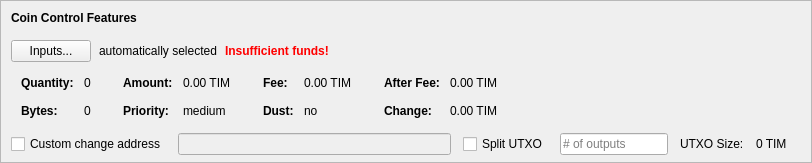
    <widget class="QFrame" name="frameCoinControl">
     <property name="sizePolicy">
      <sizepolicy hsizetype="Expanding" vsizetype="Expanding">
       <horstretch>0</horstretch>
       <verstretch>0</verstretch>
      </sizepolicy>
     </property>
     <property name="maximumSize">
      <size>
       <width>16777215</width>
       <height>16777215</height>
      </size>
     </property>
     <property name="frameShape">
      <enum>QFrame::StyledPanel</enum>
     </property>
     <property name="frameShadow">
      <enum>QFrame::Sunken</enum>
     </property>
     <layout class="QVBoxLayout" name="verticalLayoutCoinControl2">
      <property name="spacing">
       <number>0</number>
      </property>
      <property name="leftMargin">
       <number>0</number>
      </property>
      <property name="topMargin">
       <number>0</number>
      </property>
      <property name="rightMargin">
       <number>0</number>
      </property>
      <property name="bottomMargin">
       <number>6</number>
      </property>
      <item>
       <layout class="QVBoxLayout" name="verticalLayoutCoinControl" stretch="0,0,0,0,1">
        <property name="spacing">
         <number>0</number>
        </property>
        <property name="leftMargin">
         <number>10</number>
        </property>
        <property name="topMargin">
         <number>10</number>
        </property>
        <item>
         <layout class="QHBoxLayout" name="horizontalLayoutCoinControl1">
          <property name="bottomMargin">
           <number>15</number>
          </property>
          <item>
           <widget class="QLabel" name="labelCoinControlFeatures">
            <property name="sizePolicy">
             <sizepolicy hsizetype="Preferred" vsizetype="Maximum">
              <horstretch>0</horstretch>
              <verstretch>0</verstretch>
             </sizepolicy>
            </property>
            <property name="font">
             <font>
              <weight>75</weight>
              <bold>true</bold>
             </font>
            </property>
            <property name="styleSheet">
             <string notr="true">font-weight:bold;</string>
            </property>
            <property name="text">
             <string>Coin Control Features</string>
            </property>
           </widget>
          </item>
         </layout>
        </item>
        <item>
         <layout class="QHBoxLayout" name="horizontalLayoutCoinControl2" stretch="0,0,0,0">
          <property name="spacing">
           <number>8</number>
          </property>
          <property name="bottomMargin">
           <number>10</number>
          </property>
          <item>
           <widget class="QPushButton" name="pushButtonCoinControl">
            <property name="styleSheet">
             <string notr="true"/>
            </property>
            <property name="text">
             <string>Inputs...</string>
            </property>
            <property name="autoDefault">
             <bool>false</bool>
            </property>
           </widget>
          </item>
          <item>
           <widget class="QLabel" name="labelCoinControlAutomaticallySelected">
            <property name="text">
             <string>automatically selected</string>
            </property>
            <property name="margin">
             <number>5</number>
            </property>
           </widget>
          </item>
          <item>
           <widget class="QLabel" name="labelCoinControlInsuffFunds">
            <property name="font">
             <font>
              <weight>75</weight>
              <bold>true</bold>
             </font>
            </property>
            <property name="styleSheet">
             <string notr="true">color:red;font-weight:bold;</string>
            </property>
            <property name="text">
             <string>Insufficient funds!</string>
            </property>
            <property name="margin">
             <number>5</number>
            </property>
           </widget>
          </item>
          <item>
           <spacer name="horizontalSpacerCoinControl">
            <property name="orientation">
             <enum>Qt::Horizontal</enum>
            </property>
            <property name="sizeHint" stdset="0">
             <size>
              <width>40</width>
              <height>1</height>
             </size>
            </property>
           </spacer>
          </item>
         </layout>
        </item>
        <item>
         <widget class="QWidget" name="widgetCoinControl" native="true">
          <property name="sizePolicy">
           <sizepolicy hsizetype="Preferred" vsizetype="Preferred">
            <horstretch>0</horstretch>
            <verstretch>0</verstretch>
           </sizepolicy>
          </property>
          <property name="minimumSize">
           <size>
            <width>0</width>
            <height>0</height>
           </size>
          </property>
          <property name="styleSheet">
           <string notr="true"/>
          </property>
          <layout class="QHBoxLayout" name="horizontalLayoutCoinControl5">
           <property name="leftMargin">
            <number>0</number>
           </property>
           <property name="topMargin">
            <number>0</number>
           </property>
           <property name="rightMargin">
            <number>0</number>
           </property>
           <property name="bottomMargin">
            <number>0</number>
           </property>
           <item>
            <layout class="QHBoxLayout" name="horizontalLayoutCoinControl3" stretch="0,0,0,1">
             <property name="spacing">
              <number>20</number>
             </property>
             <property name="topMargin">
              <number>0</number>
             </property>
             <property name="bottomMargin">
              <number>10</number>
             </property>
             <item>
              <layout class="QFormLayout" name="formLayoutCoinControl1">
               <property name="horizontalSpacing">
                <number>10</number>
               </property>
               <property name="verticalSpacing">
                <number>14</number>
               </property>
               <property name="leftMargin">
                <number>10</number>
               </property>
               <property name="topMargin">
                <number>4</number>
               </property>
               <property name="rightMargin">
                <number>6</number>
               </property>
               <item row="0" column="0">
                <widget class="QLabel" name="labelCoinControlQuantityText">
                 <property name="font">
                  <font>
                   <weight>75</weight>
                   <bold>true</bold>
                  </font>
                 </property>
                 <property name="text">
                  <string>Quantity:</string>
                 </property>
                 <property name="margin">
                  <number>0</number>
                 </property>
                </widget>
               </item>
               <item row="0" column="1">
                <widget class="QLabel" name="labelCoinControlQuantity">
                 <property name="cursor">
                  <cursorShape>IBeamCursor</cursorShape>
                 </property>
                 <property name="contextMenuPolicy">
                  <enum>Qt::ActionsContextMenu</enum>
                 </property>
                 <property name="text">
                  <string notr="true">0</string>
                 </property>
                 <property name="margin">
                  <number>0</number>
                 </property>
                 <property name="textInteractionFlags">
                  <set>Qt::LinksAccessibleByMouse|Qt::TextSelectableByKeyboard|Qt::TextSelectableByMouse</set>
                 </property>
                </widget>
               </item>
               <item row="1" column="0">
                <widget class="QLabel" name="labelCoinControlBytesText">
                 <property name="font">
                  <font>
                   <weight>75</weight>
                   <bold>true</bold>
                  </font>
                 </property>
                 <property name="text">
                  <string>Bytes:</string>
                 </property>
                </widget>
               </item>
               <item row="1" column="1">
                <widget class="QLabel" name="labelCoinControlBytes">
                 <property name="cursor">
                  <cursorShape>IBeamCursor</cursorShape>
                 </property>
                 <property name="contextMenuPolicy">
                  <enum>Qt::ActionsContextMenu</enum>
                 </property>
                 <property name="text">
                  <string notr="true">0</string>
                 </property>
                 <property name="textInteractionFlags">
                  <set>Qt::LinksAccessibleByMouse|Qt::TextSelectableByKeyboard|Qt::TextSelectableByMouse</set>
                 </property>
                </widget>
               </item>
              </layout>
             </item>
             <item>
              <layout class="QFormLayout" name="formLayoutCoinControl2">
               <property name="horizontalSpacing">
                <number>10</number>
               </property>
               <property name="verticalSpacing">
                <number>14</number>
               </property>
               <property name="leftMargin">
                <number>6</number>
               </property>
               <property name="topMargin">
                <number>4</number>
               </property>
               <property name="rightMargin">
                <number>6</number>
               </property>
               <item row="0" column="0">
                <widget class="QLabel" name="labelCoinControlAmountText">
                 <property name="font">
                  <font>
                   <weight>75</weight>
                   <bold>true</bold>
                  </font>
                 </property>
                 <property name="text">
                  <string>Amount:</string>
                 </property>
                 <property name="margin">
                  <number>0</number>
                 </property>
                </widget>
               </item>
               <item row="0" column="1">
                <widget class="QLabel" name="labelCoinControlAmount">
                 <property name="cursor">
                  <cursorShape>IBeamCursor</cursorShape>
                 </property>
                 <property name="contextMenuPolicy">
                  <enum>Qt::ActionsContextMenu</enum>
                 </property>
                 <property name="text">
                  <string notr="true">0.00 TIM</string>
                 </property>
                 <property name="textInteractionFlags">
                  <set>Qt::LinksAccessibleByMouse|Qt::TextSelectableByKeyboard|Qt::TextSelectableByMouse</set>
                 </property>
                </widget>
               </item>
               <item row="1" column="0">
                <widget class="QLabel" name="labelCoinControlPriorityText">
                 <property name="font">
                  <font>
                   <weight>75</weight>
                   <bold>true</bold>
                  </font>
                 </property>
                 <property name="text">
                  <string>Priority:</string>
                 </property>
                </widget>
               </item>
               <item row="1" column="1">
                <widget class="QLabel" name="labelCoinControlPriority">
                 <property name="cursor">
                  <cursorShape>IBeamCursor</cursorShape>
                 </property>
                 <property name="contextMenuPolicy">
                  <enum>Qt::ActionsContextMenu</enum>
                 </property>
                 <property name="text">
                  <string>medium</string>
                 </property>
                 <property name="textInteractionFlags">
                  <set>Qt::LinksAccessibleByMouse|Qt::TextSelectableByKeyboard|Qt::TextSelectableByMouse</set>
                 </property>
                </widget>
               </item>
              </layout>
             </item>
             <item>
              <layout class="QFormLayout" name="formLayoutCoinControl3">
               <property name="horizontalSpacing">
                <number>10</number>
               </property>
               <property name="verticalSpacing">
                <number>14</number>
               </property>
               <property name="leftMargin">
                <number>6</number>
               </property>
               <property name="topMargin">
                <number>4</number>
               </property>
               <property name="rightMargin">
                <number>6</number>
               </property>
               <item row="0" column="0">
                <widget class="QLabel" name="labelCoinControlFeeText">
                 <property name="font">
                  <font>
                   <weight>75</weight>
                   <bold>true</bold>
                  </font>
                 </property>
                 <property name="text">
                  <string>Fee:</string>
                 </property>
                 <property name="margin">
                  <number>0</number>
                 </property>
                </widget>
               </item>
               <item row="0" column="1">
                <widget class="QLabel" name="labelCoinControlFee">
                 <property name="cursor">
                  <cursorShape>IBeamCursor</cursorShape>
                 </property>
                 <property name="contextMenuPolicy">
                  <enum>Qt::ActionsContextMenu</enum>
                 </property>
                 <property name="text">
                  <string notr="true">0.00 TIM</string>
                 </property>
                 <property name="textInteractionFlags">
                  <set>Qt::LinksAccessibleByMouse|Qt::TextSelectableByKeyboard|Qt::TextSelectableByMouse</set>
                 </property>
                </widget>
               </item>
               <item row="1" column="0">
                <widget class="QLabel" name="labelCoinControlLowOutputText">
                 <property name="font">
                  <font>
                   <weight>75</weight>
                   <bold>true</bold>
                  </font>
                 </property>
                 <property name="text">
                  <string>Dust:</string>
                 </property>
                </widget>
               </item>
               <item row="1" column="1">
                <widget class="QLabel" name="labelCoinControlLowOutput">
                 <property name="cursor">
                  <cursorShape>IBeamCursor</cursorShape>
                 </property>
                 <property name="contextMenuPolicy">
                  <enum>Qt::ActionsContextMenu</enum>
                 </property>
                 <property name="text">
                  <string>no</string>
                 </property>
                 <property name="textInteractionFlags">
                  <set>Qt::LinksAccessibleByMouse|Qt::TextSelectableByKeyboard|Qt::TextSelectableByMouse</set>
                 </property>
                </widget>
               </item>
              </layout>
             </item>
             <item>
              <layout class="QFormLayout" name="formLayoutCoinControl4">
               <property name="horizontalSpacing">
                <number>10</number>
               </property>
               <property name="verticalSpacing">
                <number>14</number>
               </property>
               <property name="leftMargin">
                <number>6</number>
               </property>
               <property name="topMargin">
                <number>4</number>
               </property>
               <property name="rightMargin">
                <number>6</number>
               </property>
               <item row="0" column="0">
                <widget class="QLabel" name="labelCoinControlAfterFeeText">
                 <property name="font">
                  <font>
                   <weight>75</weight>
                   <bold>true</bold>
                  </font>
                 </property>
                 <property name="text">
                  <string>After Fee:</string>
                 </property>
                 <property name="margin">
                  <number>0</number>
                 </property>
                </widget>
               </item>
               <item row="0" column="1">
                <widget class="QLabel" name="labelCoinControlAfterFee">
                 <property name="cursor">
                  <cursorShape>IBeamCursor</cursorShape>
                 </property>
                 <property name="contextMenuPolicy">
                  <enum>Qt::ActionsContextMenu</enum>
                 </property>
                 <property name="text">
                  <string notr="true">0.00 TIM</string>
                 </property>
                 <property name="textInteractionFlags">
                  <set>Qt::LinksAccessibleByMouse|Qt::TextSelectableByKeyboard|Qt::TextSelectableByMouse</set>
                 </property>
                </widget>
               </item>
               <item row="1" column="0">
                <widget class="QLabel" name="labelCoinControlChangeText">
                 <property name="font">
                  <font>
                   <weight>75</weight>
                   <bold>true</bold>
                  </font>
                 </property>
                 <property name="text">
                  <string>Change:</string>
                 </property>
                </widget>
               </item>
               <item row="1" column="1">
                <widget class="QLabel" name="labelCoinControlChange">
                 <property name="cursor">
                  <cursorShape>IBeamCursor</cursorShape>
                 </property>
                 <property name="contextMenuPolicy">
                  <enum>Qt::ActionsContextMenu</enum>
                 </property>
                 <property name="text">
                  <string notr="true">0.00 TIM</string>
                 </property>
                 <property name="textInteractionFlags">
                  <set>Qt::LinksAccessibleByMouse|Qt::TextSelectableByKeyboard|Qt::TextSelectableByMouse</set>
                 </property>
                </widget>
               </item>
              </layout>
             </item>
            </layout>
           </item>
          </layout>
         </widget>
        </item>
        <item>
         <layout class="QHBoxLayout" name="horizontalLayoutCoinControl4" stretch="0,0,0,0,0,0,0">
          <property name="spacing">
           <number>12</number>
          </property>
          <property name="sizeConstraint">
           <enum>QLayout::SetDefaultConstraint</enum>
          </property>
          <property name="topMargin">
           <number>5</number>
          </property>
          <property name="rightMargin">
           <number>5</number>
          </property>
          <item>
           <widget class="QCheckBox" name="checkBoxCoinControlChange">
            <property name="toolTip">
             <string>If this is activated, but the change address is empty or invalid, change will be sent to a newly generated address.</string>
            </property>
            <property name="text">
             <string>Custom change address</string>
            </property>
           </widget>
          </item>
          <item>
           <widget class="QValidatedLineEdit" name="lineEditCoinControlChange">
            <property name="enabled">
             <bool>false</bool>
            </property>
            <property name="sizePolicy">
             <sizepolicy hsizetype="Expanding" vsizetype="Fixed">
              <horstretch>0</horstretch>
              <verstretch>0</verstretch>
             </sizepolicy>
            </property>
           </widget>
          </item>
          <item>
           <widget class="QCheckBox" name="splitBlockCheckBox">
            <property name="text">
             <string>Split UTXO</string>
            </property>
           </widget>
          </item>
          <item>
           <widget class="QLineEdit" name="splitBlockLineEdit">
            <property name="sizePolicy">
             <sizepolicy hsizetype="Fixed" vsizetype="Fixed">
              <horstretch>50</horstretch>
              <verstretch>0</verstretch>
             </sizepolicy>
            </property>
            <property name="placeholderText">
             <string># of outputs</string>
            </property>
           </widget>
          </item>
          <item>
           <widget class="QLabel" name="labelBlockSizeText">
            <property name="text">
             <string>UTXO Size:</string>
            </property>
           </widget>
          </item>
          <item>
           <widget class="QLabel" name="labelBlockSize">
            <property name="text">
             <string>0 TIM</string>
            </property>
           </widget>
          </item>
          <item>
           <widget class="QLabel" name="labelCoinControlChangeLabel">
            <property name="sizePolicy">
             <sizepolicy hsizetype="Preferred" vsizetype="Expanding">
              <horstretch>0</horstretch>
              <verstretch>0</verstretch>
             </sizepolicy>
            </property>
            <property name="minimumSize">
             <size>
              <width>0</width>
              <height>0</height>
             </size>
            </property>
            <property name="text">
             <string/>
            </property>
            <property name="margin">
             <number>3</number>
            </property>
           </widget>
          </item>
         </layout>
        </item>
        <item>
         <spacer name="verticalSpacerCoinControl">
          <property name="orientation">
           <enum>Qt::Vertical</enum>
          </property>
          <property name="sizeHint" stdset="0">
           <size>
            <width>800</width>
            <height>1</height>
           </size>
          </property>
         </spacer>
        </item>
       </layout>
      </item>
     </layout>
    </widget>
